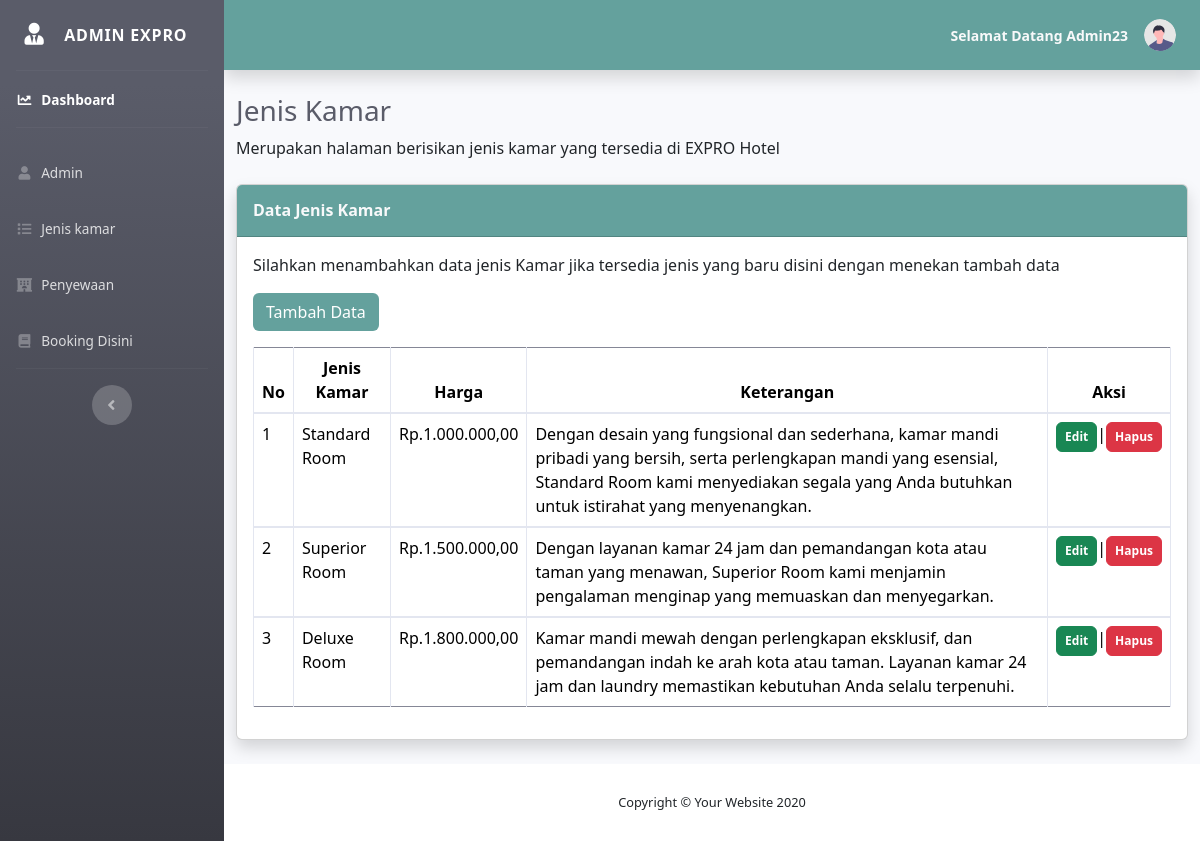
The page /dashboard/kamar.php (signed in) on the database its author committed.
### tables this page shows
CREATE TABLE `tbl_jenis_kamar` (
  `id_kamar` int NOT NULL AUTO_INCREMENT,
  `jenis_kamar` varchar(255) NOT NULL,
  `harga` int NOT NULL,
  `keterangan` varchar(255) NOT NULL,
  PRIMARY KEY (`id_kamar`)
);

### dashboard/kamar.php (the view, shortened to what this page needs)
<!DOCTYPE html>
<html lang="en">
<head>
    <link href="vendor/fontawesome-free/css/all.min.css" rel="stylesheet" type="text/css">
    <link href="css/sb-admin-2.min.css" rel="stylesheet">
    <link href="vendor/datatables/dataTables.bootstrap4.min.css" rel="stylesheet">
    <link href="https://cdn.jsdelivr.net/npm/bootstrap@5.3.3/dist/css/bootstrap.min.css" rel="stylesheet">
</head>
<body id="page-top">
    <div id="wrapper">
        <?php include "sidebar.php"; ?>
        <div id="content-wrapper" class="d-flex flex-column">
            <div id="content">
                <?php
                include "topbar.php";
                ?>
                <div class="container-fluid">
                    <h1 class="h3 mb-2 text-gray-800">Jenis Kamar</h1>
                    <p class="mb-4">Merupakan halaman berisikan jenis kamar yang tersedia di EXPRO Hotel</p>
                    <div class="card shadow mb-4">
                    <div class="card-header py-3" style="background-color: #64a19d;">
                            <h6 class="m-0 font-weight-bold text-light">Data Jenis Kamar</h6>
                        </div>
                        <div class="card-body">
                            <p>Silahkan menambahkan data jenis Kamar jika tersedia jenis yang baru disini dengan menekan tambah data</p>
                            <form action="insertkamar.php">
                                <button class="btn" style="background-color: #64a19d; color: white;"  type="submit">Tambah Data</button>
                            </form>
                            <div class="table-responsive">
                                <table class="table table-bordered mt-3" width="100%" cellspacing="0">
                                    <thead class="text-center">
                                        <tr>
                                            <th scope="col">No</th>
                                            <th scope="col">Jenis Kamar</th>
                                            <th scope="col">Harga</th>
                                            <th scope="col" >Keterangan</th>
                                            <th scope="col">Aksi</th>
                                        </tr>
                                    </thead>
                                    <?php
                                    $sql = "SELECT * FROM tbl_jenis_kamar";
                                    $hasil = $conn->query($sql);
                                    $no = 1;
                                    foreach ($hasil as $baris) {
                                    ?>
                                        <tbody>
                                            <tr>
                                                <td> <?php echo $no++; ?> </td>
                                                <td><?php echo $baris['jenis_kamar']; ?></td>
                                                <td><?php echo "Rp." . number_format($baris['harga'], 2, ",", "."); ?></td>
                                                <td><?php echo $baris['keterangan']; ?></td>
                                                <td>
                                                    <div class="d-flex">
                                                        <a class="edit btn btn-success badge p-2" href="proseskamar.php?id=<?php echo $baris['id_kamar']; ?>">Edit</a> |
                                                        <button type="button" class="btn btn-danger badge p-2" data-bs-toggle="modal" data-bs-target="#modalHapus<?= $no ?>">
                                                            Hapus
                                                        </button>
                                                    </div>
                                                </td>
                                            </tr>
                                        </tbody>
                                    <?php } ?>
                                </table>
                            </div>
                        </div>
                    </div>
                </div>
            </div>
            <footer class="sticky-footer bg-white">
                <div class="container my-auto">
                    <div class="copyright text-center my-auto">
                        <span>Copyright &copy; Your Website 2020</span>
                    </div>
                </div>
            </footer>
        </div>
    </div>
</body>
</html>

### rows shown on the page
tbl_jenis_kamar: jenis_kamar "Standard Room", harga "1.000.000,00", keterangan "Dengan desain yang fungsional dan sederhana, kamar mandi pribadi yang bersih, serta perlengkapan mandi yang esensial, Standard Room kami menyediakan segala yang Anda butuhkan untuk istirahat yang menyenangkan."
tbl_jenis_kamar: jenis_kamar "Superior Room", harga "1.500.000,00", keterangan "Dengan layanan kamar 24 jam dan pemandangan kota atau taman yang menawan, Superior Room kami menjamin pengalaman menginap yang memuaskan dan menyegarkan."
tbl_jenis_kamar: jenis_kamar "Deluxe Room", harga "1.800.000,00", keterangan "Kamar mandi mewah dengan perlengkapan eksklusif, dan pemandangan indah ke arah kota atau taman. Layanan kamar 24 jam dan laundry memastikan kebutuhan Anda selalu terpenuhi."

### other values the page prints
$_SESSION["username"] "Admin23"
